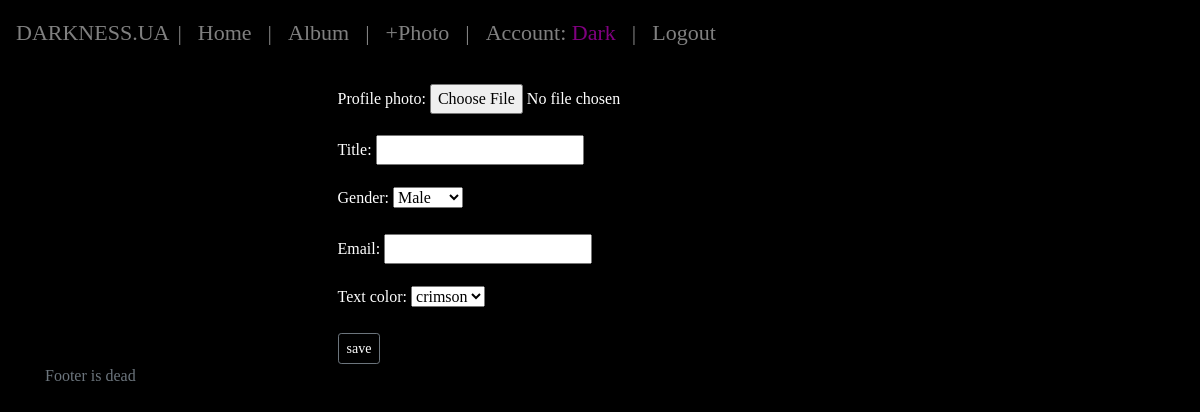
Before: /dark/user/update/18/ (signed in) with the older database file.
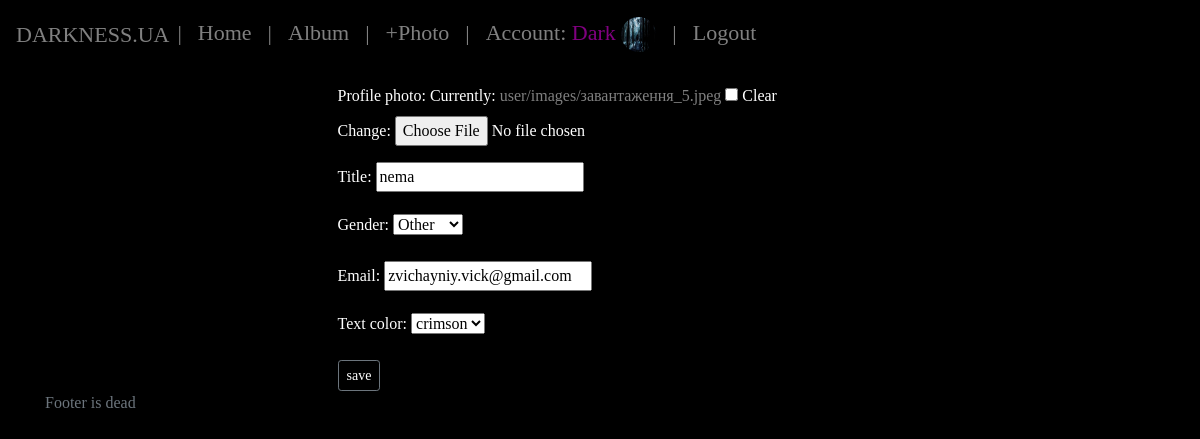
After: the same page with the newer database file.
### main/models.py (models this page shows, shortened)
class User(models.Model):
    name = models.CharField(max_length=100, default='')
    email = models.CharField(max_length=100, default='')
    password = models.CharField(max_length=100, default='')
    profile_photo = models.ImageField(upload_to='user/images', blank=True)
    gender_choices = (
        ('MALE', 'Male'),
        ('FEMALE', 'Female'),
        ('OTHER', 'Other'),
    )
    gender = models.CharField(max_length=6, choices=gender_choices, default='MALE')
    messages_count = models.IntegerField(null=True, blank=True)
    registration_date = models.DateField(null=True, blank=True)
    title = models.CharField(max_length=150, null=True, blank=True)
    text_color_chices = (
        ('lime', 'lime'),
        ('crimson', 'crimson'),
        ('cyan', 'cyan'),
    )
    text_color = models.CharField(max_length=20, choices=text_color_chices, default='crimson')

### main/views.py (the view, shortened to what this page needs)
# urls.py: path('user/update/<int:pk>/', UserEditDetail.as_view(), name='update_profile')
class UserEditDetail(CommonContextMixin, UpdateView):
    template_name = 'main/user_update_profile.html'
    model = User
    form_class = UserForm

### main/forms.py (shortened to what this page needs)
class UserForm(ModelForm):
    class Meta:
        model = User
        fields = ('profile_photo', 'title', 'gender', 'email', 'text_color')

### main/views.py (called while the page is built)
    def get_common_data(self, request, **kwargs):
        context = kwargs
        new_photos = Image.objects.order_by('-pub_date')[:6]
        new_videos = Video.objects.order_by('-pub_date')[:5]
        messages = Message.objects.order_by('-pub_date')
        context['new_photos'] = new_photos
        context['new_videos'] = new_videos
        context['messages'] = messages
        context['timeformat'] = time.strftime
        context['user_id'] = request.session.get('user_id', 0)
        context['user_name'] = request.session.get('user_name', '')
        context['is_authorizate'] = request.session.get('is_authorizate', False)
        if context['user_id']:
            context['avatar'] = User.objects.get(id=context['user_id']).profile_photo
        return context

    def get_context_data(self, **kwargs):
        context = super().get_context_data(**kwargs)
        common = self.get_common_data(self.request, **kwargs)
        return dict(list(context.items()) + list(common.items()))

### main/templates/main/user_update_profile.html (shortened to what this page needs)
{% extends "main/base.html" %}
{% block body %}
    <div class="container">
        <div class="row">
            <div class="col-3">
            </div>
            <div class="col-6">
                <form method="post" enctype="multipart/form-data">
                    {{ form.as_p }}
                    <input class="btn text-white btn-sm btn-outline-secondary" type="submit" name="" value="save">
                </form>
            </div>
        </div>
    </div>
{% endblock %}

### main/templates/main/base.html (shortened to what this page needs)
<!DOCTYPE html>
<html lang="en">
<head>
    <link rel="stylesheet" href="https://cdn.jsdelivr.net/npm/bootstrap@4.3.1/dist/css/bootstrap.min.css">
</head>
<body class="darkback">
    {% load static %}
    <header class="darkback" style="font-size: 22px;">
      <nav class="darkback navbar navbar-expand-md navbar-dark fixed-top ">
        <a  href="{% url 'home' %}">DARKNESS.UA</a>
       <div class="collapse navbar-collapse" id="navbarCollapse">
          <ul class="navbar-nav mr-auto">
                <li class="nav-item">
            <a class="nav-link">|</a>
            </li>
            <li class="nav-item">
              <a class="nav-link" href="{% url 'home'  %}">Home <span class="sr-only">(current)</span></a>
            </li>
               <li class="nav-item">
            <a class="nav-link">|</a>
            </li>
            <li class="nav-item">
              <a class="nav-link" href="{% url 'album/list' 1 %}">Album</a>
            </li>
              {% if is_authorizate %}
               <li class="nav-item">
                <a class="nav-link">|</a>
                </li>
            <li class="nav-item">
                <a class="nav-link" href="{% url 'add_photo' %}">
                    +Photo
                </a>
            </li>
              {% endif %}
            <li class="nav-item">
            <a class="nav-link">|</a>
            </li>
              {% if is_authorizate %}
               <li class="nav-item">
                <span class="nav-link"> Account:
                    <a style="color: purple;" href="{% url 'user_profile' user_id %}">{{ user_name }}</a>
                    {% if avatar %}
                        {% if avatar.url %}
                             <img style="border-radius: 50%;" src="{{ avatar.url }}" width="35px" height="35px">
                        {% endif %}
                    {% endif %}
                </span>
               </li>
                <li class="nav-item">
                <a class="nav-link">|</a>
                </li>
             <li class="nav-item">
                <a class="nav-link" href="{% url 'logout' %}">
                    Logout
                </a>
              </li>
              {% endif %}
          </ul>
        </div>
      </nav>
    </header>
    <br>
    <main style="margin-top: 60px;" role="main" class="container">
      {% block body %} {% endblock %}
    </main>
    <footer class="footer">
      <div class="container">
        <span class="text-muted">Footer is dead</span>
      </div>
    </footer>
</body>
</html>

Changed rows visible on the page:
changed User "Dark": title (not shown) → "nema"; gender "Male" → "Other"; email (not shown) → "zvichayniy.vick@gmail.com"
Other visible differences:
form field as_p: (not shown) → "☐"
text no longer shown: "Profile photo: Title: Gender: Email: Text color:"
text now shown: "Profile photo: Currently: user/images/завантаження_5.jpeg Clear Change: Title: Gender: Email: Text color:"
